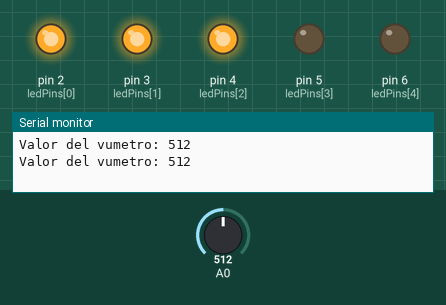
Recording of a sketch running on a simulated Arduino Uno, built with avr-gcc and run on an emulated ATmega328P. Shown: output pins drawn as LEDs (lit = HIGH), the last lines printed to the serial monitor. Inputs (shaded band) come from the test bench; at power-on: A0 = 512.

Above: at 1.8 s.
1.9 s: A0 set to 606
3.4 s: A0 set to 632
At 4.3 s:
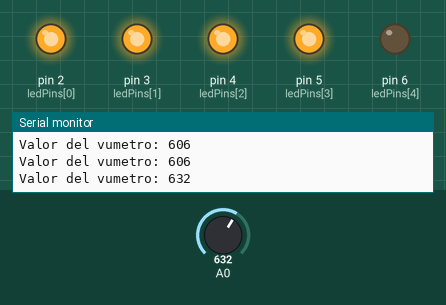
5.5 s: A0 set to 808
7.2 s: A0 set to 839
At 8.6 s:
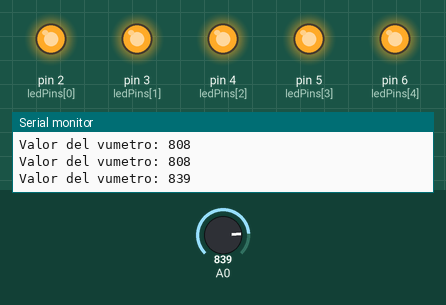
9.5 s: A0 set to 306
At 11.2 s:
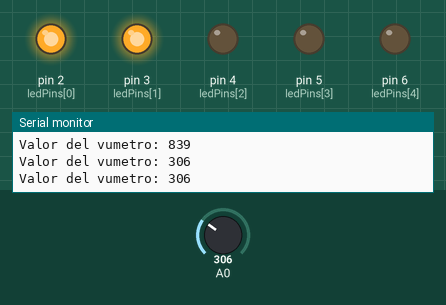
11.5 s: A0 set to 394
13.2 s: A0 set to 426
At 14.5 s:
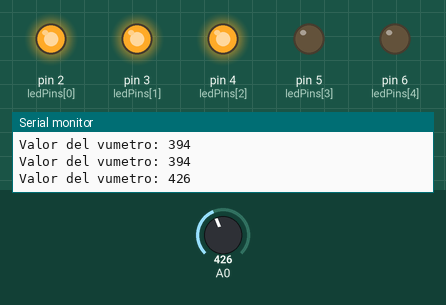
Timing chart, 0 to 16.2 s (numbered marks = the images above; inputs shaded):
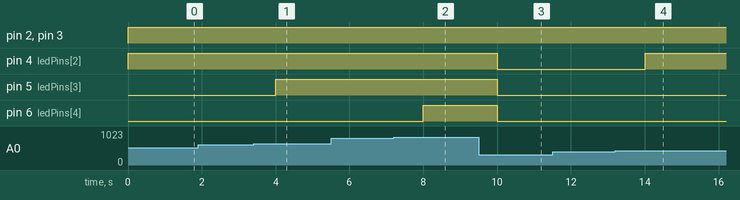

The sketch:

E3_Simulacion_de_un_Vumetro.ino
```cpp
int ledPins[] = {2, 3, 4, 5, 6};
int valor;

void setup() {
  Serial.begin(9600);
  for (int i = 0; i < 5; i++) {
    pinMode(ledPins[i], OUTPUT);
  }
}

void loop() {
  valor = analogRead(A0);
  Serial.println("Valor del vumetro: " + String(valor));

  for (int i = 0; i < 5; i++) {
    if (valor > (i * 205)) {
      digitalWrite(ledPins[i], HIGH);
    } else {
      digitalWrite(ledPins[i], LOW);
    }
  }

  // Esperar 1 segundo
  delay(1000);
}
```

Measured:
- the behaviour switches between 615 and 616 on A0 (found by bisection; images 0 and 1)
- the behaviour switches between 820 and 821 on A0 (found by bisection; images 1 and 2)
- the behaviour switches between 410 and 411 on A0 (found by bisection; images 3 and 4)
- after the input at 3.4 s, pin 5 (ledPins[3]): LOW → HIGH after 0.60 s
- after the input at 7.2 s, pin 6 (ledPins[4]): LOW → HIGH after 0.80 s
- after the input at 9.5 s, pin 4 (ledPins[2]), pin 5 (ledPins[3]), pin 6 (ledPins[4]): HIGH → LOW after 0.51 s
- after the input at 13.2 s, pin 4 (ledPins[2]): LOW → HIGH after 0.81 s
